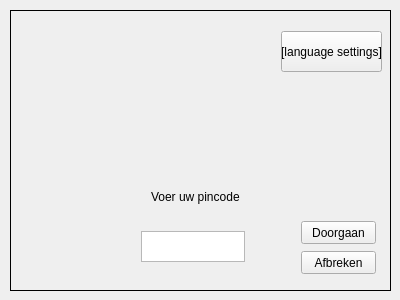
<?xml version="1.0" encoding="UTF-8"?>
<ui version="4.0">
 <class>Login</class>
 <widget class="QWidget" name="Login">
  <property name="geometry">
   <rect>
    <x>0</x>
    <y>0</y>
    <width>400</width>
    <height>300</height>
   </rect>
  </property>
  <property name="windowTitle">
   <string>Form</string>
  </property>
  <widget class="QStackedWidget" name="ATM">
   <property name="geometry">
    <rect>
     <x>10</x>
     <y>10</y>
     <width>381</width>
     <height>281</height>
    </rect>
   </property>
   <property name="autoFillBackground">
    <bool>true</bool>
   </property>
   <property name="frameShape">
    <enum>QFrame::Panel</enum>
   </property>
   <property name="currentIndex">
    <number>1</number>
   </property>
   <widget class="QWidget" name="welkomScherm">
    <widget class="QPushButton" name="welkom_taal_button">
     <property name="geometry">
      <rect>
       <x>264</x>
       <y>10</y>
       <width>101</width>
       <height>41</height>
      </rect>
     </property>
     <property name="text">
      <string>[language settings]</string>
     </property>
    </widget>
    <widget class="QLabel" name="label">
     <property name="geometry">
      <rect>
       <x>140</x>
       <y>120</y>
       <width>91</width>
       <height>31</height>
      </rect>
     </property>
     <property name="text">
      <string>welkom 
 voer uw pas in</string>
     </property>
    </widget>
    <widget class="QPushButton" name="welkom_inlog_button">
     <property name="geometry">
      <rect>
       <x>214</x>
       <y>220</y>
       <width>121</width>
       <height>23</height>
      </rect>
     </property>
     <property name="text">
      <string>Pas invoer simulatie</string>
     </property>
    </widget>
   </widget>
   <widget class="QWidget" name="inlogScherm">
    <widget class="QLabel" name="label_4">
     <property name="geometry">
      <rect>
       <x>140</x>
       <y>170</y>
       <width>91</width>
       <height>31</height>
      </rect>
     </property>
     <property name="text">
      <string>Voer uw pincode in</string>
     </property>
    </widget>
    <widget class="QPlainTextEdit" name="inlog_invoerveldPincode">
     <property name="geometry">
      <rect>
       <x>130</x>
       <y>220</y>
       <width>104</width>
       <height>31</height>
      </rect>
     </property>
    </widget>
    <widget class="QPushButton" name="inlog_taal_button">
     <property name="geometry">
      <rect>
       <x>270</x>
       <y>20</y>
       <width>101</width>
       <height>41</height>
      </rect>
     </property>
     <property name="text">
      <string>[language settings]</string>
     </property>
    </widget>
    <widget class="QPushButton" name="inlog_hoofd_button">
     <property name="geometry">
      <rect>
       <x>290</x>
       <y>210</y>
       <width>75</width>
       <height>23</height>
      </rect>
     </property>
     <property name="text">
      <string>Doorgaan</string>
     </property>
    </widget>
    <widget class="QPushButton" name="inlog_welkom_button">
     <property name="geometry">
      <rect>
       <x>290</x>
       <y>240</y>
       <width>75</width>
       <height>23</height>
      </rect>
     </property>
     <property name="text">
      <string>Afbreken</string>
     </property>
    </widget>
   </widget>
   <widget class="QWidget" name="taalScherm">
    <property name="enabled">
     <bool>true</bool>
    </property>
    <widget class="QPushButton" name="taal_optieNederlands_button">
     <property name="geometry">
      <rect>
       <x>290</x>
       <y>10</y>
       <width>75</width>
       <height>23</height>
      </rect>
     </property>
     <property name="text">
      <string>Nederlands</string>
     </property>
    </widget>
    <widget class="QPushButton" name="taal_optieEngels_button">
     <property name="geometry">
      <rect>
       <x>290</x>
       <y>40</y>
       <width>75</width>
       <height>23</height>
      </rect>
     </property>
     <property name="text">
      <string>English</string>
     </property>
    </widget>
    <widget class="QPushButton" name="taal_optieDuits_button">
     <property name="geometry">
      <rect>
       <x>290</x>
       <y>70</y>
       <width>75</width>
       <height>23</height>
      </rect>
     </property>
     <property name="text">
      <string>Deutsch</string>
     </property>
    </widget>
    <widget class="QPushButton" name="taal_welkom_button">
     <property name="geometry">
      <rect>
       <x>10</x>
       <y>240</y>
       <width>75</width>
       <height>23</height>
      </rect>
     </property>
     <property name="text">
      <string>afrbreken</string>
     </property>
    </widget>
    <widget class="QPushButton" name="taal_hoofd_of_welkom_of_inlog_button">
     <property name="geometry">
      <rect>
       <x>10</x>
       <y>210</y>
       <width>75</width>
       <height>23</height>
      </rect>
     </property>
     <property name="text">
      <string>terug</string>
     </property>
    </widget>
   </widget>
   <widget class="QWidget" name="hoofdScherm">
    <widget class="QLabel" name="label_2">
     <property name="geometry">
      <rect>
       <x>150</x>
       <y>90</y>
       <width>71</width>
       <height>20</height>
      </rect>
     </property>
     <property name="text">
      <string>HoofdScherm</string>
     </property>
    </widget>
    <widget class="QPushButton" name="hoofd_snelPinnen_button">
     <property name="geometry">
      <rect>
       <x>10</x>
       <y>70</y>
       <width>75</width>
       <height>23</height>
      </rect>
     </property>
     <property name="text">
      <string>Snel €70,-</string>
     </property>
    </widget>
    <widget class="QPushButton" name="hoofd_saldo_button">
     <property name="geometry">
      <rect>
       <x>10</x>
       <y>110</y>
       <width>75</width>
       <height>23</height>
      </rect>
     </property>
     <property name="text">
      <string>Saldo</string>
     </property>
    </widget>
    <widget class="QPushButton" name="hoofd_pinKeuze_button">
     <property name="geometry">
      <rect>
       <x>10</x>
       <y>160</y>
       <width>75</width>
       <height>23</height>
      </rect>
     </property>
     <property name="text">
      <string>Bedrag kiezen</string>
     </property>
    </widget>
    <widget class="QPushButton" name="hoofd_taal_button">
     <property name="geometry">
      <rect>
       <x>290</x>
       <y>70</y>
       <width>75</width>
       <height>23</height>
      </rect>
     </property>
     <property name="text">
      <string>Taal</string>
     </property>
    </widget>
    <widget class="QPushButton" name="hoofd_welkom_button">
     <property name="geometry">
      <rect>
       <x>290</x>
       <y>120</y>
       <width>75</width>
       <height>23</height>
      </rect>
     </property>
     <property name="text">
      <string>Afbreken</string>
     </property>
    </widget>
   </widget>
   <widget class="QWidget" name="saldoScherm">
    <widget class="QLabel" name="label_3">
     <property name="geometry">
      <rect>
       <x>150</x>
       <y>120</y>
       <width>81</width>
       <height>20</height>
      </rect>
     </property>
     <property name="text">
      <string>SaldoScherm</string>
     </property>
    </widget>
    <widget class="QPushButton" name="saldo_pinKeuze_button">
     <property name="geometry">
      <rect>
       <x>20</x>
       <y>80</y>
       <width>75</width>
       <height>23</height>
      </rect>
     </property>
     <property name="text">
      <string>Geld opnemen</string>
     </property>
    </widget>
    <widget class="QPushButton" name="saldo_welkom_button">
     <property name="geometry">
      <rect>
       <x>270</x>
       <y>40</y>
       <width>75</width>
       <height>23</height>
      </rect>
     </property>
     <property name="text">
      <string>Afbreken</string>
     </property>
    </widget>
    <widget class="QPushButton" name="saldo_hoofdscherm_button">
     <property name="geometry">
      <rect>
       <x>260</x>
       <y>220</y>
       <width>75</width>
       <height>23</height>
      </rect>
     </property>
     <property name="text">
      <string>Hoofdscherm</string>
     </property>
    </widget>
    <widget class="QLabel" name="saldo_label">
     <property name="geometry">
      <rect>
       <x>160</x>
       <y>160</y>
       <width>47</width>
       <height>13</height>
      </rect>
     </property>
     <property name="text">
      <string>TextLabel</string>
     </property>
    </widget>
   </widget>
   <widget class="QWidget" name="pinKeuzeScherm">
    <widget class="QLabel" name="Labelpinnen">
     <property name="geometry">
      <rect>
       <x>160</x>
       <y>130</y>
       <width>101</width>
       <height>16</height>
      </rect>
     </property>
     <property name="text">
      <string>KeuzeScherm pinnen</string>
     </property>
    </widget>
    <widget class="QPushButton" name="pinKeuze_optie1_button">
     <property name="geometry">
      <rect>
       <x>280</x>
       <y>220</y>
       <width>75</width>
       <height>23</height>
      </rect>
     </property>
     <property name="text">
      <string>€20,-</string>
     </property>
    </widget>
    <widget class="QPushButton" name="pinKeuze_optie2_button">
     <property name="geometry">
      <rect>
       <x>280</x>
       <y>120</y>
       <width>75</width>
       <height>23</height>
      </rect>
     </property>
     <property name="text">
      <string>€50,-</string>
     </property>
    </widget>
    <widget class="QPushButton" name="pinKeuze_optie3_button">
     <property name="geometry">
      <rect>
       <x>280</x>
       <y>170</y>
       <width>75</width>
       <height>23</height>
      </rect>
     </property>
     <property name="text">
      <string>€70,-</string>
     </property>
    </widget>
    <widget class="QPushButton" name="pinKeuze_optie4_button">
     <property name="geometry">
      <rect>
       <x>280</x>
       <y>50</y>
       <width>75</width>
       <height>23</height>
      </rect>
     </property>
     <property name="text">
      <string>€100,-</string>
     </property>
    </widget>
    <widget class="QPushButton" name="pinKeuze_optie5_button">
     <property name="geometry">
      <rect>
       <x>20</x>
       <y>50</y>
       <width>75</width>
       <height>23</height>
      </rect>
     </property>
     <property name="text">
      <string>€120,-</string>
     </property>
    </widget>
    <widget class="QPushButton" name="pinKeuze_zelfBedragKiezen_button">
     <property name="geometry">
      <rect>
       <x>20</x>
       <y>110</y>
       <width>75</width>
       <height>23</height>
      </rect>
     </property>
     <property name="text">
      <string>Zelf kiezen</string>
     </property>
    </widget>
    <widget class="QPushButton" name="pinKeuze_welkom_button">
     <property name="geometry">
      <rect>
       <x>20</x>
       <y>170</y>
       <width>75</width>
       <height>23</height>
      </rect>
     </property>
     <property name="text">
      <string>afbreken</string>
     </property>
    </widget>
    <widget class="QPushButton" name="pinKeuze_hoofd_button">
     <property name="geometry">
      <rect>
       <x>20</x>
       <y>220</y>
       <width>75</width>
       <height>23</height>
      </rect>
     </property>
     <property name="text">
      <string>Hoofdscherm</string>
     </property>
    </widget>
   </widget>
   <widget class="QWidget" name="biljetScherm">
    <widget class="QLabel" name="label_5">
     <property name="geometry">
      <rect>
       <x>116</x>
       <y>140</y>
       <width>111</width>
       <height>20</height>
      </rect>
     </property>
     <property name="text">
      <string>biljetKeuzeScherm</string>
     </property>
    </widget>
    <widget class="QPushButton" name="biljetKeuze_welkom_button">
     <property name="geometry">
      <rect>
       <x>260</x>
       <y>40</y>
       <width>75</width>
       <height>23</height>
      </rect>
     </property>
     <property name="text">
      <string>Afbreken</string>
     </property>
    </widget>
    <widget class="QPushButton" name="biljetKeuze_hoofd_button">
     <property name="geometry">
      <rect>
       <x>260</x>
       <y>100</y>
       <width>75</width>
       <height>23</height>
      </rect>
     </property>
     <property name="text">
      <string>Hoofdscherm</string>
     </property>
    </widget>
    <widget class="QPushButton" name="biljetKeuze_biljetNietBelangrijk_button">
     <property name="geometry">
      <rect>
       <x>260</x>
       <y>180</y>
       <width>75</width>
       <height>23</height>
      </rect>
     </property>
     <property name="text">
      <string>Boeit niet</string>
     </property>
    </widget>
    <widget class="QPushButton" name="biljetKeuze_biljetOpties1_button">
     <property name="geometry">
      <rect>
       <x>260</x>
       <y>140</y>
       <width>81</width>
       <height>23</height>
      </rect>
     </property>
     <property name="text">
      <string>Opties biljetten</string>
     </property>
    </widget>
   </widget>
   <widget class="QWidget" name="bedragScherm">
    <widget class="QLabel" name="label_6">
     <property name="geometry">
      <rect>
       <x>140</x>
       <y>120</y>
       <width>111</width>
       <height>20</height>
      </rect>
     </property>
     <property name="text">
      <string>BedragKeuzeScherm</string>
     </property>
    </widget>
    <widget class="QPushButton" name="bedragKeuze_hoofd_button">
     <property name="geometry">
      <rect>
       <x>100</x>
       <y>200</y>
       <width>75</width>
       <height>23</height>
      </rect>
     </property>
     <property name="text">
      <string>Afbreken</string>
     </property>
    </widget>
    <widget class="QPushButton" name="bedragKeuze_welkom_button">
     <property name="geometry">
      <rect>
       <x>280</x>
       <y>20</y>
       <width>75</width>
       <height>23</height>
      </rect>
     </property>
     <property name="text">
      <string>Hoofdscherm</string>
     </property>
    </widget>
    <widget class="QPushButton" name="bedragKeuze_bevestigen_button">
     <property name="geometry">
      <rect>
       <x>280</x>
       <y>80</y>
       <width>75</width>
       <height>23</height>
      </rect>
     </property>
     <property name="text">
      <string>Bevestigen</string>
     </property>
    </widget>
   </widget>
   <widget class="QWidget" name="bonScherm">
    <widget class="QLabel" name="label_7">
     <property name="geometry">
      <rect>
       <x>156</x>
       <y>140</y>
       <width>61</width>
       <height>20</height>
      </rect>
     </property>
     <property name="text">
      <string>Bon Scherm</string>
     </property>
    </widget>
    <widget class="QPushButton" name="bon_metBon_button">
     <property name="geometry">
      <rect>
       <x>30</x>
       <y>70</y>
       <width>75</width>
       <height>23</height>
      </rect>
     </property>
     <property name="text">
      <string>Ik wil een bon</string>
     </property>
    </widget>
    <widget class="QPushButton" name="bon_zonderBon_button">
     <property name="geometry">
      <rect>
       <x>30</x>
       <y>190</y>
       <width>75</width>
       <height>23</height>
      </rect>
     </property>
     <property name="text">
      <string>Ik wil geen bon</string>
     </property>
    </widget>
    <widget class="QPushButton" name="bon_hoofd_button">
     <property name="geometry">
      <rect>
       <x>270</x>
       <y>70</y>
       <width>75</width>
       <height>23</height>
      </rect>
     </property>
     <property name="text">
      <string>Hoofdscherm</string>
     </property>
    </widget>
    <widget class="QPushButton" name="bon_welkom_button">
     <property name="geometry">
      <rect>
       <x>280</x>
       <y>190</y>
       <width>75</width>
       <height>23</height>
      </rect>
     </property>
     <property name="text">
      <string>Afbreken</string>
     </property>
    </widget>
   </widget>
   <widget class="QWidget" name="verwerkingsScherm">
    <widget class="QLabel" name="label_8">
     <property name="geometry">
      <rect>
       <x>116</x>
       <y>140</y>
       <width>101</width>
       <height>20</height>
      </rect>
     </property>
     <property name="text">
      <string>verwerkingsScherm</string>
     </property>
    </widget>
   </widget>
  </widget>
 </widget>
 <resources/>
 <connections/>
</ui>
